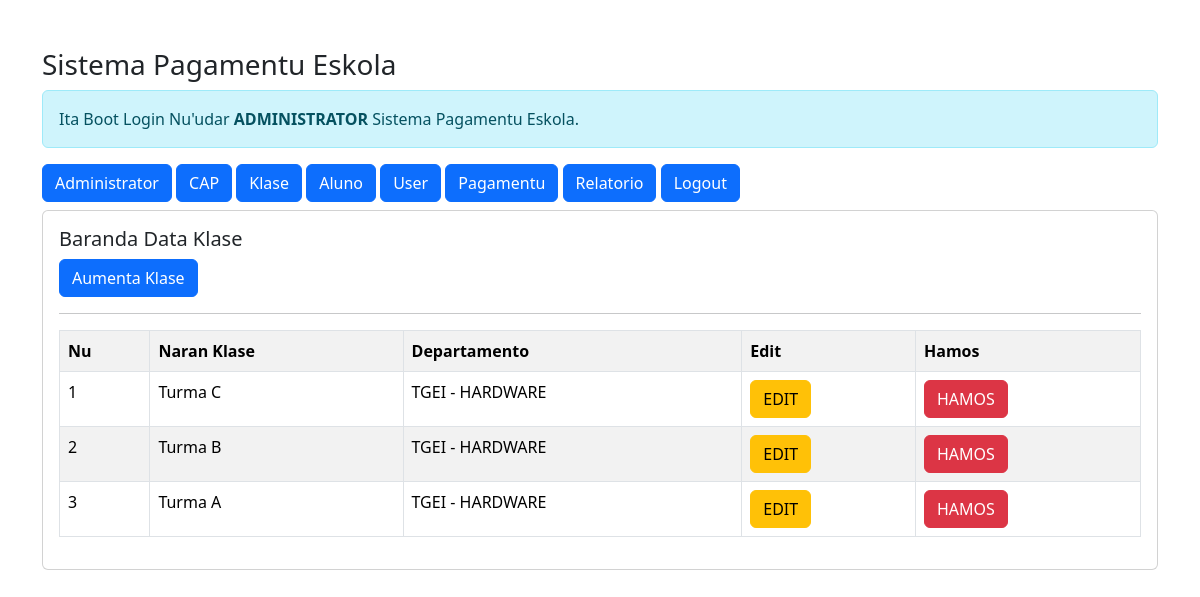
Page /admin/admin.php?url=klase (signed in) on the committed database.
### tables this page shows
CREATE TABLE `klase` (
  `id_klase` int(11) NOT NULL,
  `naran_klase` varchar(10) NOT NULL,
  `kompetensi_habilidade` varchar(50) NOT NULL
);

### admin/klase.php (the view)
<h5>Baranda Data Klase</h5>
<a href="?url=aumenta-klase" class="btn btn-primary">Aumenta Klase</a>
<hr>
<table class="table table-striped table-bordered">
    <tr class="fw-bold">
        <td>Nu</td>
        <td>Naran Klase</td>
        <td>Departamento</td>
        <td>Edit</td>
        <td>Hamos</td>
    </tr>
    <?php
    include '../koneksaun.php';
    $no = 1;
    $sql = "SELECT*FROM klase ORDER BY id_klase DESC";
    $query = mysqli_query($koneksaun, $sql);
    foreach ($query as $data) { ?>
        <tr>
            <td><?= $no++; ?></td>
            <td><?= $data['naran_klase'] ?></td>
            <td><?= $data['kompetensi_habilidade'] ?></td>
            <td>
                <a href="?url=edit-klase&id_klase=<?= $data['id_klase'] ?>" class='btn btn-warning'>EDIT</a>
            </td>
            <td>
                <a onclick="return confirm('Tebes Ita Hakarak Hamos Data')" href="?url=hamos-klase&id_klase=<?= $data['id_klase'] ?>" class='btn btn-danger'>HAMOS</a>
            </td>
        </tr>
    <?php } ?>
</table>

### rows in the picture
klase: naran_klase "Turma C", kompetensi_habilidade "TGEI - HARDWARE"
klase: naran_klase "Turma B", kompetensi_habilidade "TGEI - HARDWARE"
klase: naran_klase "Turma A", kompetensi_habilidade "TGEI - HARDWARE"
